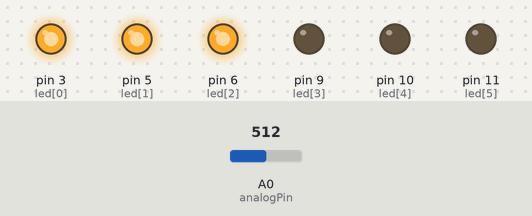
The sketch below on a simulated Arduino Uno, built with avr-gcc and run on an emulated ATmega328P. On the bench: output pins drawn as LEDs (lit = HIGH). The inputs (shaded band) are chosen by the test bench; at power-on: A0 (analogPin) = 512.

Above: at 1.2 s.
1.3 s: A0 (analogPin) set to 716
At 2.3 s:
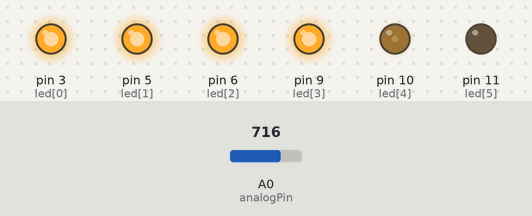
2.8 s: A0 (analogPin) set to 900
At 3.5 s:
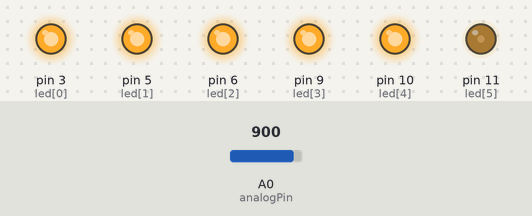
4.3 s: A0 (analogPin) set to 1023
At 4.6 s:
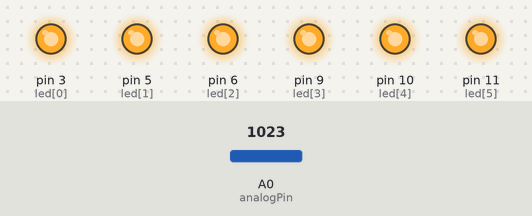
5.8 s: A0 (analogPin) set to 306
At 7.0 s:
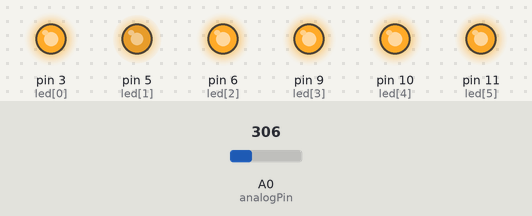
7.3 s: A0 (analogPin) set to 122
At 8.1 s:
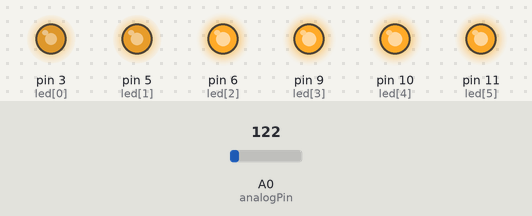
Timing chart, 0 to 9.8 s (numbered marks = the images above; inputs shaded):
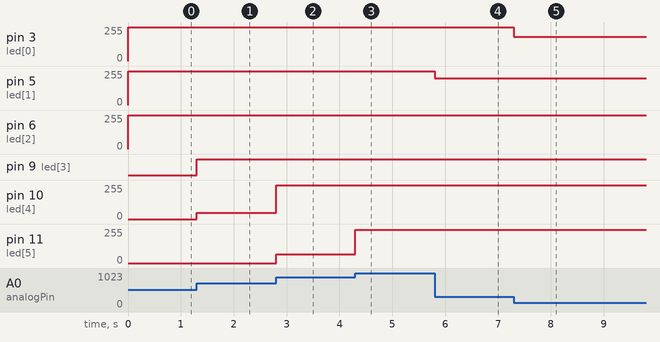

The sketch:

336_3.ino
```cpp
const int led[6] = { 3, 5, 6, 9, 10, 11 };
const int analogPin = A0;

void setup() {

}

void loop() {
  int sensorInput = analogRead(analogPin);

  for(int n=0;n<=5;n++) {
    int sLow = 171 * n;
    int sHigh = 171 * (n + 1);

    if(sensorInput/171>=1+n)      // 171*(1+n) 이상이면
      analogWrite(led[n], 255);
    else if(sensorInput/171>=0+n) // 171*(0+n) 이상이면
      analogWrite(led[n], map(sensorInput,sLow,sHigh, 0, 255));
  }
}
```

Measured:
- after the input at 1.3 s, pin 6 (led[2]): 253/255 → 255/255 at once; pin 9 (led[3]): LOW → HIGH at once; pin 10 (led[4]): 0/255 → 47/255 at once
- after the input at 2.8 s, pin 10 (led[4]): 47/255 → 255/255 at once; pin 11 (led[5]): 0/255 → 67/255 at once
- after the input at 4.3 s, pin 11 (led[5]): 67/255 → 250/255 at once
- after the input at 5.8 s, pin 5 (led[1]): 255/255 → 201/255 at once
- after the input at 7.3 s, pin 3 (led[0]): 255/255 → 181/255 at once
